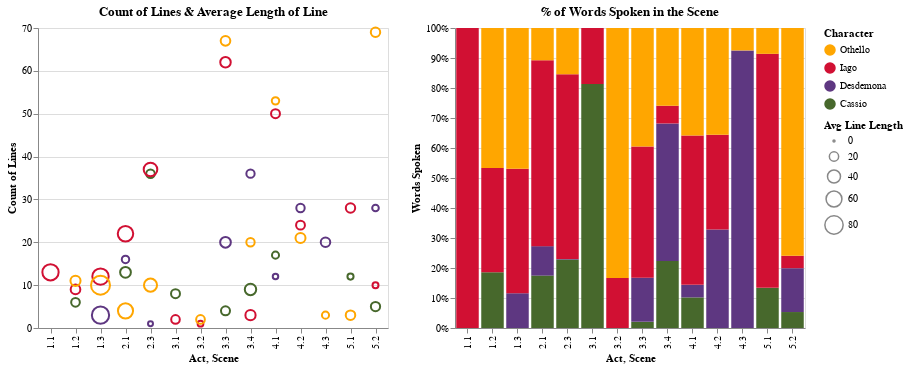

This figure's notebook cell:
### Code cell
main_characters = ["IAGO", "OTHELLO", "DESDEMONA", "CASSIO"]
df_mcs = df_uninterupted_speaker[df_uninterupted_speaker["speaker"].isin(main_characters)]

df_mcs["speaker"] = df_mcs["speaker"].str.title()

df_grouped_scene = df_mcs.groupby(["speaker", "act_scene"])["words_in_text"].agg(["count", "mean", "sum"]).reset_index()
df_grouped_scene["mean"] = df_grouped_scene["mean"].round(2)

domain = ["Othello", "Iago", "Desdemona", "Cassio"]
range_ = ["#FFA600", "#D11033", "#5E3781", "#47682C"]

selection = alt.selection_point(fields=['speaker'], bind='legend', toggle='event.shiftKey', clear=False)

count = alt.Chart(df_grouped_scene).mark_point().encode(
    x=alt.X('act_scene', title="Act, Scene"),
    y=alt.Y('count', title = "Count of Lines"),
    size = alt.Size('mean', title="Avg Line Length"),
    color=alt.Color('speaker', title="Character", scale=alt.Scale(domain=domain, range=range_)),
    opacity=alt.condition(selection, alt.value(1), alt.value(0.1)),
    #tooltip = alt.Tooltip(["speaker", 'act_scene', 'count', 'mean'], title=["Character", "Sct, Scene", "Count", "Avg"])
    tooltip=[alt.Tooltip('speaker', title="Character"), alt.Tooltip('act_scene', title="Act, Scene"),
             alt.Tooltip('count', title="Count of Lines"), alt.Tooltip('mean', title="Avg Length of Line")]
).add_params(
    selection
).properties(
    width = 350,
    title = "Count of Lines & Average Length of Line"
)

normalized = alt.Chart(df_grouped_scene).mark_bar().encode(
    x=alt.X('act_scene', title="Act, Scene"),
    y=alt.Y('sum:Q', title="Words Spoken").stack("normalize"),
    color=alt.Color('speaker', title="Character", scale=alt.Scale(domain=domain, range=range_))
).add_params(
    selection
).transform_filter(
    selection
).properties(
    width = 350,
    title = "% of Words Spoken in the Scene"
)

(count | normalized)

### Figure 1 — Vega-Lite specification as saved in the notebook (floating-point values rounded to 4 significant figures)
{"config": {"view": {"continuousWidth": 300, "continuousHeight": 300}}, "hconcat": [{"mark": {"type": "point"}, "encoding": {"color": {"field": "speaker", "scale": {"domain": ["Othello", "Iago", "Desdemona", "Cassio"], "range": ["#FFA600", "#D11033", "#5E3781", "#47682C"]}, "title": "Character", "type": "nominal"}, "opacity": {"condition": {"param": "param_1", "value": 1}, "value": 0.1}, "size": {"field": "mean", "title": "Avg Line Length", "type": "quantitative"}, "tooltip": [{"field": "speaker", "title": "Character", "type": "nominal"}, {"field": "act_scene", "title": "Act, Scene", "type": "nominal"}, {"field": "count", "title": "Count of Lines", "type": "quantitative"}, {"field": "mean", "title": "Avg Length of Line", "type": "quantitative"}], "x": {"field": "act_scene", "title": "Act, Scene", "type": "nominal"}, "y": {"field": "count", "title": "Count of Lines", "type": "quantitative"}}, "name": "view_1", "title": "Count of Lines & Average Length of Line", "width": 350}, {"mark": {"type": "bar"}, "encoding": {"color": {"field": "speaker", "scale": {"domain": ["Othello", "Iago", "Desdemona", "Cassio"], "range": ["#FFA600", "#D11033", "#5E3781", "#47682C"]}, "title": "Character", "type": "nominal"}, "x": {"field": "act_scene", "title": "Act, Scene", "type": "nominal"}, "y": {"field": "sum", "stack": "normalize", "title": "Words Spoken", "type": "quantitative"}}, "name": "view_2", "title": "% of Words Spoken in the Scene", "transform": [{"filter": {"param": "param_1"}}], "width": 350}], "data": {"name": "data-6a76b4a308f8f75f25c424e08cab87f7"}, "params": [{"name": "param_1", "select": {"type": "point", "clear": false, "fields": ["speaker"], "toggle": "event.shiftKey"}, "bind": "legend", "views": ["view_1", "view_2"]}], "$schema": "https://vega.github.io/schema/vega-lite/v5.20.1.json", "datasets": {"data-6a76b4a308f8f75f25c424e08cab87f7": [{"speaker": "Cassio", "act_scene": "1.2", "count": 6, "mean": 17.33, "sum": 104}, {"speaker": "Cassio", "act_scene": "2.1", "count": 13, "mean": 27.23, "sum": 354}, {"speaker": "Cassio", "act_scene": "2.3", "count": 36, "mean": 16.72, "sum": 602}, {"speaker": "Cassio", "act_scene": "3.1", "count": 8, "mean": 18.5, "sum": 148}, {"speaker": "Cassio", "act_scene": "3.3", "count": 4, "mean": 18.75, "sum": 75}, {"speaker": "Cassio", "act_scene": "3.4", "count": 9, "mean": 30.67, "sum": 276}, {"speaker": "Cassio", "act_scene": "4.1", "count": 17, "mean": 11.06, "sum": 188}, {"speaker": "Cassio", "act_scene": "5.1", "count": 12, "mean": 8.17, "sum": 98}, {"speaker": "Cassio", "act_scene": "5.2", "count": 5, "mean": 19.8, "sum": 99}, {"speaker": "Desdemona", "act_scene": "1.3", "count": 3, "mean": 71.33, "sum": 214}, {"speaker": "Desdemona", "act_scene": "2.1", "count": 16, "mean": 12.44, "sum": 199}, {"speaker": "Desdemona", "act_scene": "2.3", "count": 1, "mean": 5.0, "sum": 5}, {"speaker": "Desdemona", "act_scene": "3.3", "count": 20, "mean": 26.8, "sum": 536}, {"speaker": "Desdemona", "act_scene": "3.4", "count": 36, "mean": 15.72, "sum": 566}, {"speaker": "Desdemona", "act_scene": "4.1", "count": 12, "mean": 6.42, "sum": 77}, {"speaker": "Desdemona", "act_scene": "4.2", "count": 28, "mean": 16.14, "sum": 452}, {"speaker": "Desdemona", "act_scene": "4.3", "count": 20, "mean": 21.05, "sum": 421}, {"speaker": "Desdemona", "act_scene": "5.2", "count": 28, "mean": 9.71, "sum": 272}, {"speaker": "Iago", "act_scene": "1.1", "count": 13, "mean": 63.38, "sum": 824}, {"speaker": "Iago", "act_scene": "1.2", "count": 9, "mean": 21.56, "sum": 194}, {"speaker": "Iago", "act_scene": "1.3", "count": 12, "mean": 63.92, "sum": 767}, {"speaker": "Iago", "act_scene": "2.1", "count": 22, "mean": 57.09, "sum": 1256}, {"speaker": "Iago", "act_scene": "2.3", "count": 37, "mean": 43.92, "sum": 1625}, {"speaker": "Iago", "act_scene": "3.1", "count": 2, "mean": 17.0, "sum": 34}, {"speaker": "Iago", "act_scene": "3.2", "count": 1, "mean": 7.0, "sum": 7}, {"speaker": "Iago", "act_scene": "3.3", "count": 62, "mean": 25.81, "sum": 1600}, {"speaker": "Iago", "act_scene": "3.4", "count": 3, "mean": 24.33, "sum": 73}, {"speaker": "Iago", "act_scene": "4.1", "count": 50, "mean": 18.34, "sum": 917}, {"speaker": "Iago", "act_scene": "4.2", "count": 24, "mean": 18.08, "sum": 434}, {"speaker": "Iago", "act_scene": "5.1", "count": 28, "mean": 20.39, "sum": 571}, {"speaker": "Iago", "act_scene": "5.2", "count": 10, "mean": 7.7, "sum": 77}, {"speaker": "Othello", "act_scene": "1.2", "count": 11, "mean": 23.73, "sum": 261}, {"speaker": "Othello", "act_scene": "1.3", "count": 10, "mean": 86.6, "sum": 866}, {"speaker": "Othello", "act_scene": "2.1", "count": 4, "mean": 54.5, "sum": 218}, {"speaker": "Othello", "act_scene": "2.3", "count": 10, "mean": 40.6, "sum": 406}, {"speaker": "Othello", "act_scene": "3.2", "count": 2, "mean": 17.5, "sum": 35}, {"speaker": "Othello", "act_scene": "3.3", "count": 67, "mean": 21.57, "sum": 1445}, {"speaker": "Othello", "act_scene": "3.4", "count": 20, "mean": 16.0, "sum": 320}, {"speaker": "Othello", "act_scene": "4.1", "count": 53, "mean": 12.47, "sum": 661}, {"speaker": "Othello", "act_scene": "4.2", "count": 21, "mean": 23.29, "sum": 489}, {"speaker": "Othello", "act_scene": "4.3", "count": 3, "mean": 11.33, "sum": 34}, {"speaker": "Othello", "act_scene": "5.1", "count": 3, "mean": 21.0, "sum": 63}, {"speaker": "Othello", "act_scene": "5.2", "count": 69, "mean": 20.46, "sum": 1412}]}}
